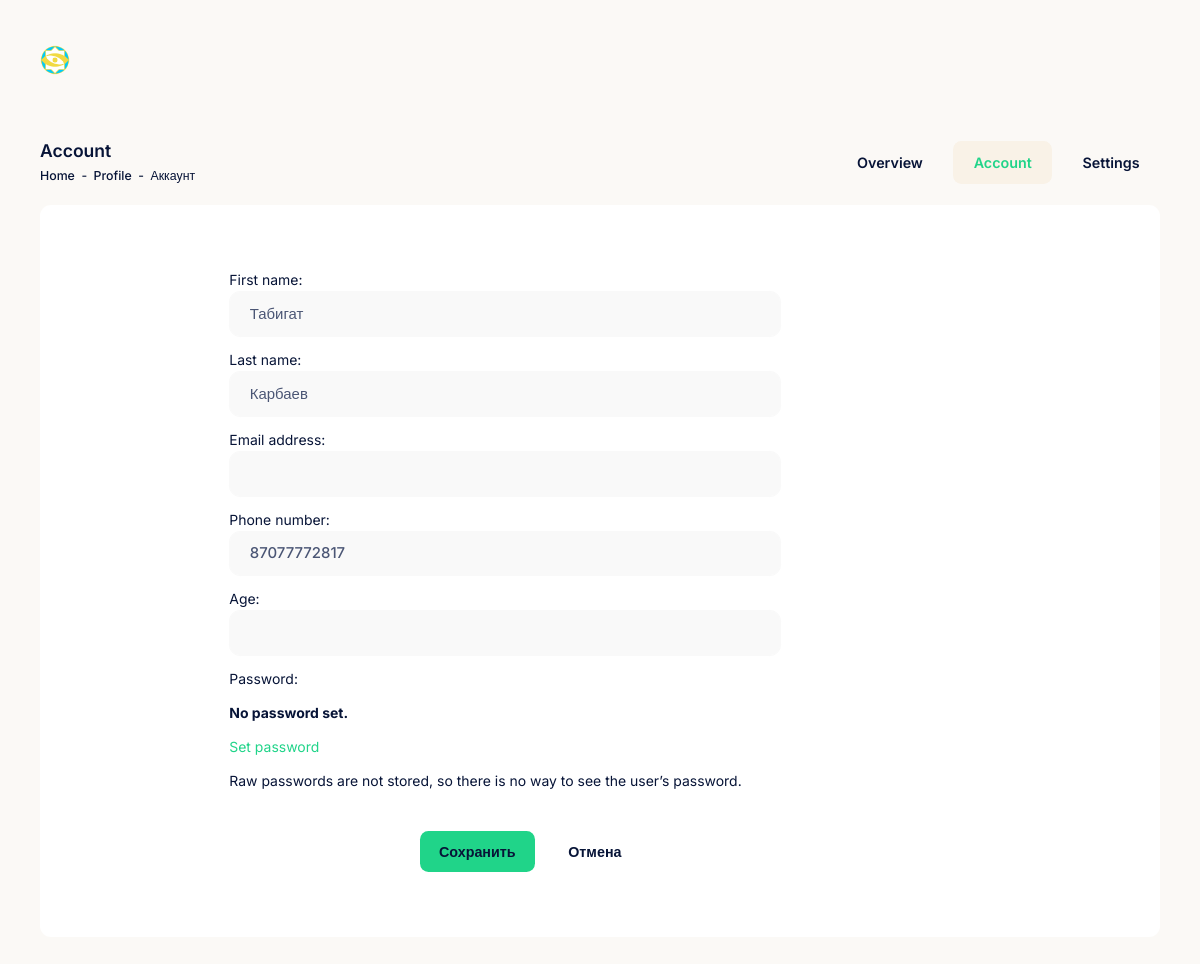
Page /profile/2/ (signed in) on the earlier database version.
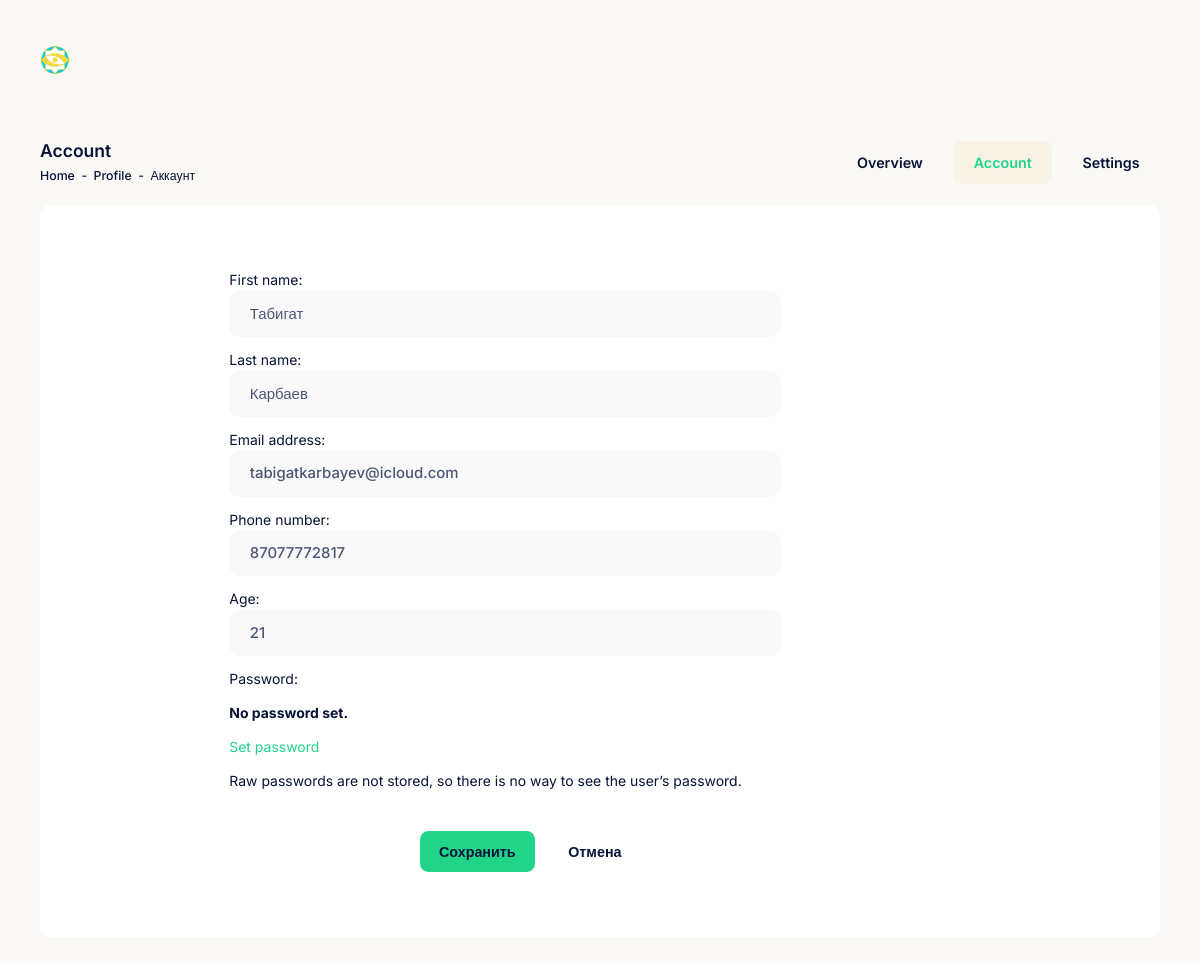
Same page on the later database version.
### users/models.py (models this page shows, shortened)
class CustomUser(AbstractUser):
    first_name = models.CharField(max_length=50)
    last_name = models.CharField(max_length=50)
    phone_number = models.CharField(max_length=50)
    photo = models.ImageField(blank=True)
    gender = models.CharField(max_length=10, choices=[('male', 'Мужской'), ('female', 'Женский'), ('other', 'Другой')],
                              blank=True, null=True)
    age = models.PositiveIntegerField(blank=True, null=True)
    address = models.CharField(max_length=255, blank=True)
    city = models.CharField(max_length=100, blank=True)
    position = models.ForeignKey(to=UserPosition, on_delete=models.PROTECT, blank=True, null=True)
    class Meta:
        verbose_name = 'Пользователь'
        verbose_name_plural = 'Пользователи'

### users/views.py (the view, shortened to what this page needs)
# urls.py: path('profile/<int:pk>/', UserProfileView.as_view(), name='profile'),
class UserProfileView(UpdateView, LoginRequiredMixin):
    model = CustomUser
    form_class = UserProfileForm
    template_name = 'users/account/user_profile.html'
    context_object_name = 'user'
    def get_object(self, queryset=None):
        return self.request.user

### users/forms.py
class UserProfileForm(UserChangeForm):
    class Meta:
        model = CustomUser
        fields = ('first_name', 'last_name', 'email', 'phone_number', 'age')
    def __init__(self, *args, **kwargs):
        super(UserProfileForm, self).__init__(*args, **kwargs)
        for field_name in self.fields:
            self.fields['first_name'].widget.attrs['class'] = 'form-control form-control-lg form-control-solid'
            self.fields['last_name'].widget.attrs['class'] = 'form-control form-control-lg form-control-solid'
            self.fields['email'].widget.attrs['class'] = 'form-control form-control-lg form-control-solid'
            self.fields['phone_number'].widget.attrs['class'] = 'form-control form-control-lg form-control-solid'
            self.fields['age'].widget.attrs['class'] = 'form-control form-control-lg form-control-solid'

### templates/users/account/user_profile.html (shortened to what this page needs)
{% extends 'finance_app/base.html' %}
{% load static %}
    {% block content %}
        <div class="d-flex flex-column flex-column-fluid">
<div class="toolbar" id="kt_toolbar">
    <div class=" container-xxl  d-flex flex-stack flex-wrap flex-sm-nowrap mt-5 mb-5">
        <div class="d-flex flex-column align-items-start justify-content-center flex-wrap me-1">
            <h3 class="text-gray-900 fw-bold my-1">
                Account
                            </h3>
                <ul class="breadcrumb breadcrumb-line bg-transparent text-muted fw-semibold p-0 my-1 fs-7">
                                                                        <li class="breadcrumb-item">
                                                                    <a href="/start/index.html" class="text-muted text-hover-primary">
                                        Home                                    </a>
                                                            </li>
                                                                                                <li class="breadcrumb-item">
                                                                    Profile                                                            </li>
                    <li class="breadcrumb-item text-gray-900">
                                Аккаунт                            </li>
                                                            </ul>
                    </div>
        <div class="d-flex align-items-center flex-nowrap text-nowrap overflow-auto py-1">
                            <a href="/start/profile/overview.html" class="btn btn-active-accent  fw-bold ">
                    Overview                </a>
                            <a href="/start/profile/account.html" class="btn btn-active-accent active fw-bold ms-3">
                    Account                </a>
                            <a href="/start/profile/settings.html" class="btn btn-active-accent  fw-bold ms-3">
                    Settings                </a>
                    </div>
            </div>
</div>
                    <div class="content fs-6 d-flex flex-column-fluid" id="kt_content">
                        <div class=" container-xxl ">
                        <div class="card">
                            <form class="form d-flex justify-content-center" method="post">
                                <div class="card-body mw-800px py-20">
                                    <div class="row mb-8">
                                        <div class="col-lg-9">
                                            <div class="spinner spinner-sm spinner-primary spinner-right">
                                                {{ form.as_p }}
                                            </div>
                                        </div>
                                    </div>
                                    <div class="row">
                                        <label class="col-lg-3 col-form-label"></label>
                                        <div class="col-lg-9">
                                            <button type="submit" class="btn btn-primary fw-bold px-6 py-3 me-3">Сохранить</button>
                                            <button type="reset" class="btn btn-color-gray-600 btn-active-light-primary fw-bold px-6 py-3">Отмена</button>
                                        </div>
                                    </div>
                                </div>
                            </form>
                        </div>
                    </div>
                    </div>
				</div>
    {% endblock %}

Differences in the rows shown:
changed CustomUser "Табигат": email (not shown) → "tabigatkarbayev@icloud.com"; age (not shown) → "21"
